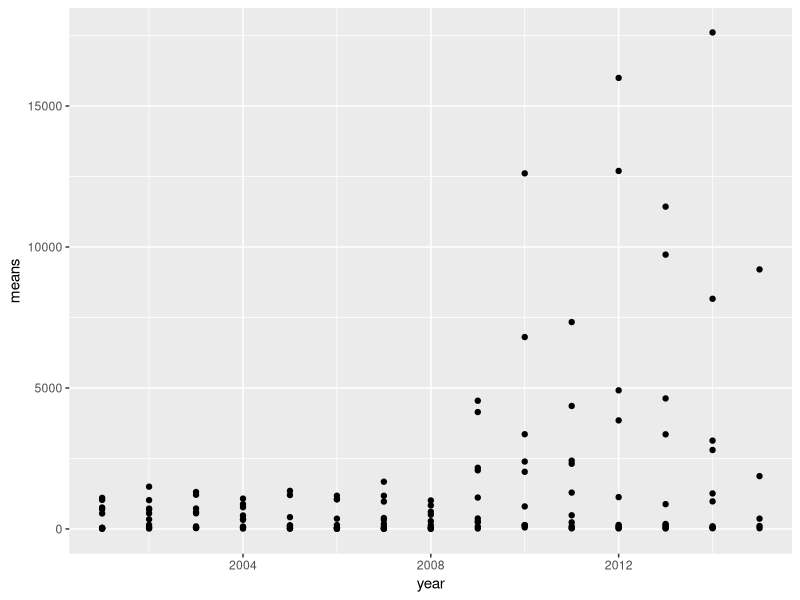

Write the R code that produced this figure.
# Introduction to R workshop  Nov 13 2018

2 + 2

# read data into R
install.packages('readxl')
library(readxl)

mydata <- read_xlsx("neus_bts.xlsx","bts", na = "NA")
mydata

summary(mydata)

library(tidyverse)

grouped_data <- group_by(mydata, year, season, comname)
mean_abundance <- summarise(grouped_data, means=mean(abundance))

ggplot(mean_abundance, aes(x=year, y=means)) +
  geom_point()
